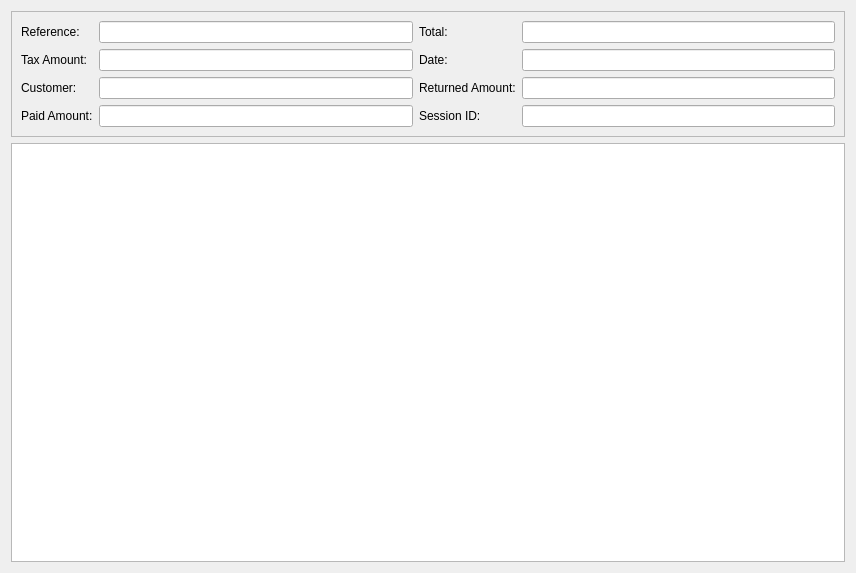
<?xml version="1.0" encoding="UTF-8"?>
<ui version="4.0">
 <class>OrderDialog</class>
 <widget class="QDialog" name="OrderDialog">
  <property name="geometry">
   <rect>
    <x>0</x>
    <y>0</y>
    <width>856</width>
    <height>573</height>
   </rect>
  </property>
  <property name="windowTitle">
   <string>Order Details</string>
  </property>
  <layout class="QVBoxLayout" name="verticalLayout">
   <item>
    <widget class="QFrame" name="itemsFrame">
     <property name="frameShape">
      <enum>QFrame::StyledPanel</enum>
     </property>
     <property name="frameShadow">
      <enum>QFrame::Raised</enum>
     </property>
     <layout class="QGridLayout" name="gridLayout">
      <item row="0" column="0">
       <widget class="QLabel" name="referenceLabel">
        <property name="text">
         <string>Reference:</string>
        </property>
       </widget>
      </item>
      <item row="0" column="1">
       <widget class="QLineEdit" name="reference">
        <property name="readOnly">
         <bool>true</bool>
        </property>
       </widget>
      </item>
      <item row="0" column="2">
       <widget class="QLabel" name="totalLabel">
        <property name="text">
         <string>Total:</string>
        </property>
       </widget>
      </item>
      <item row="0" column="3">
       <widget class="QLineEdit" name="total">
        <property name="readOnly">
         <bool>true</bool>
        </property>
       </widget>
      </item>
      <item row="1" column="0">
       <widget class="QLabel" name="taxAmountLabel">
        <property name="text">
         <string>Tax Amount:</string>
        </property>
       </widget>
      </item>
      <item row="1" column="1">
       <widget class="QLineEdit" name="taxAmount">
        <property name="readOnly">
         <bool>true</bool>
        </property>
       </widget>
      </item>
      <item row="1" column="2">
       <widget class="QLabel" name="dateLabel">
        <property name="text">
         <string>Date:</string>
        </property>
       </widget>
      </item>
      <item row="1" column="3">
       <widget class="QLineEdit" name="date">
        <property name="readOnly">
         <bool>true</bool>
        </property>
       </widget>
      </item>
      <item row="2" column="0">
       <widget class="QLabel" name="customerLabel">
        <property name="text">
         <string>Customer:</string>
        </property>
       </widget>
      </item>
      <item row="2" column="1">
       <widget class="QLineEdit" name="customer">
        <property name="readOnly">
         <bool>true</bool>
        </property>
       </widget>
      </item>
      <item row="2" column="2">
       <widget class="QLabel" name="returnAmountLabel">
        <property name="text">
         <string>Returned Amount:</string>
        </property>
       </widget>
      </item>
      <item row="2" column="3">
       <widget class="QLineEdit" name="returnAmount">
        <property name="readOnly">
         <bool>true</bool>
        </property>
       </widget>
      </item>
      <item row="3" column="0">
       <widget class="QLabel" name="paidAmountLabel">
        <property name="text">
         <string>Paid Amount:</string>
        </property>
       </widget>
      </item>
      <item row="3" column="1">
       <widget class="QLineEdit" name="paidAmount">
        <property name="readOnly">
         <bool>true</bool>
        </property>
       </widget>
      </item>
      <item row="3" column="2">
       <widget class="QLabel" name="sessionIdLabel">
        <property name="text">
         <string>Session ID:</string>
        </property>
       </widget>
      </item>
      <item row="3" column="3">
       <widget class="QLineEdit" name="sessionId">
        <property name="readOnly">
         <bool>true</bool>
        </property>
       </widget>
      </item>
     </layout>
    </widget>
   </item>
   <item>
    <widget class="QTableView" name="tableView">
     <property name="contextMenuPolicy">
      <enum>Qt::CustomContextMenu</enum>
     </property>
     <property name="editTriggers">
      <set>QAbstractItemView::NoEditTriggers</set>
     </property>
     <property name="alternatingRowColors">
      <bool>true</bool>
     </property>
     <property name="selectionMode">
      <enum>QAbstractItemView::ExtendedSelection</enum>
     </property>
     <property name="selectionBehavior">
      <enum>QAbstractItemView::SelectRows</enum>
     </property>
     <property name="gridStyle">
      <enum>Qt::SolidLine</enum>
     </property>
     <attribute name="horizontalHeaderStretchLastSection">
      <bool>true</bool>
     </attribute>
     <attribute name="verticalHeaderVisible">
      <bool>false</bool>
     </attribute>
     <attribute name="verticalHeaderDefaultSectionSize">
      <number>40</number>
     </attribute>
     <attribute name="verticalHeaderMinimumSectionSize">
      <number>40</number>
     </attribute>
     <attribute name="verticalHeaderStretchLastSection">
      <bool>false</bool>
     </attribute>
    </widget>
   </item>
  </layout>
 </widget>
 <resources/>
 <connections/>
</ui>
